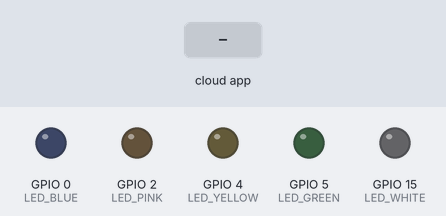
Recording of a sketch running on a simulated ESP8266 (NodeMCU). Shown: output pins drawn as LEDs (lit = HIGH). Inputs (shaded band) come from the test bench. WiFi joins after 1.5 s; servers stay silent unless stated; not simulated (calls return 0 or success): secrets.h; what the sketch prints to the serial monitor is not drawn.

Above: at 2.7 s.
2.8 s: the phone or cloud app sets yellow.lamp to 1
At 3.4 s:
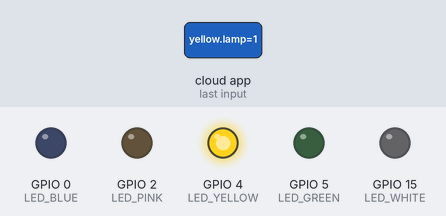
4.3 s: the phone or cloud app sets green.lamp to 1
At 4.6 s:
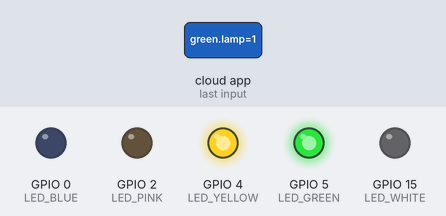
5.8 s: the phone or cloud app sets blue.lamp to 1
At 6.9 s:
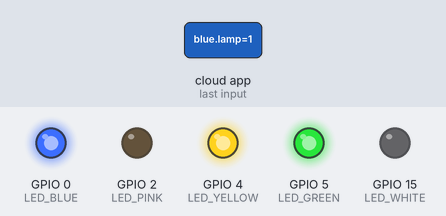
7.3 s: the phone or cloud app sets pink.lamp to 1
At 8.0 s:
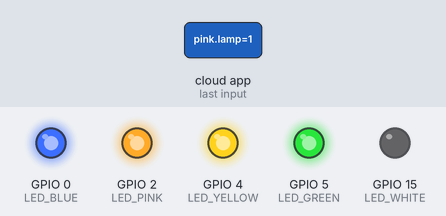
8.8 s: the phone or cloud app sets white.lamp to 1
At 9.2 s:
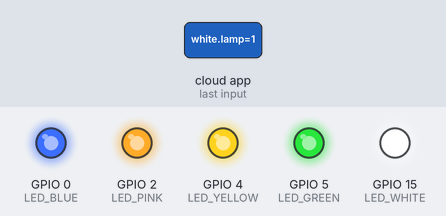
10.3 s: the phone or cloud app sets yellow.lamp to 0
At 11.5 s:
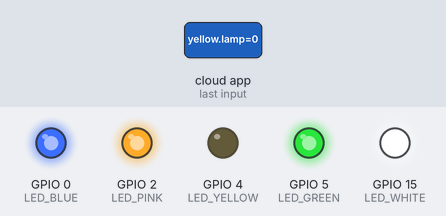
Timing chart, 0 to 12.8 s (numbered marks = the images above; inputs shaded):
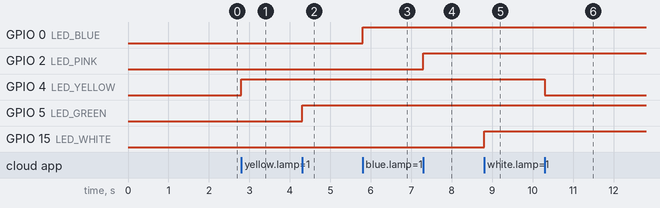

Measured:
- after the input at 2.8 s, GPIO 4 (LED_YELLOW): LOW → HIGH at once
- after the input at 4.3 s, GPIO 5 (LED_GREEN): LOW → HIGH at once
- after the input at 5.8 s, GPIO 0 (LED_BLUE): LOW → HIGH at once
- after the input at 7.3 s, GPIO 2 (LED_PINK): LOW → HIGH at once
- after the input at 8.8 s, GPIO 15 (LED_WHITE): LOW → HIGH at once
- after the input at 10.3 s, GPIO 4 (LED_YELLOW): HIGH → LOW at once

The sketch:

fauxmoESP_Basic.ino
```cpp
#include <Arduino.h>
#ifdef ESP32
    #include <WiFi.h>
#else
    #include <ESP8266WiFi.h>
#endif
#include "fauxmoESP.h"

// Rename the credentials.sample.h file to credentials.h and
// edit it according to your router configuration
#include "secrets.h"

fauxmoESP fauxmo;

// -----------------------------------------------------------------------------

#define SERIAL_BAUDRATE 115200

#define LED_YELLOW 4
#define LED_GREEN 5
#define LED_BLUE 0
#define LED_PINK 2
#define LED_WHITE 15

#define ID_YELLOW "yellow lamp"
#define ID_GREEN "green lamp"
#define ID_BLUE "blue lamp"
#define ID_PINK "pink lamp"
#define ID_WHITE "white lamp"

// -----------------------------------------------------------------------------

// -----------------------------------------------------------------------------
// Wifi
// -----------------------------------------------------------------------------

void wifiSetup()
{

    // Set WIFI module to STA mode
    WiFi.mode(WIFI_STA);

    // Connect
    Serial.printf("[WIFI] Connecting to %s ", WIFI_SSID);
    WiFi.begin(WIFI_SSID, WIFI_PASS);

    // Wait
    while (WiFi.status() != WL_CONNECTED)
    {
        Serial.print(".");
        delay(100);
    }
    Serial.println();

    // Connected!
    Serial.printf("[WIFI] STATION Mode, SSID: %s, IP address: %s\n", WiFi.SSID().c_str(), WiFi.localIP().toString().c_str());
}

void setup()
{

    // Init serial port and clean garbage
    Serial.begin(SERIAL_BAUDRATE);
    Serial.println();
    Serial.println();

    // LEDs
    pinMode(LED_YELLOW, OUTPUT);
    pinMode(LED_GREEN, OUTPUT);
    pinMode(LED_BLUE, OUTPUT);
    pinMode(LED_PINK, OUTPUT);
    pinMode(LED_WHITE, OUTPUT);
    digitalWrite(LED_YELLOW, LOW);
    digitalWrite(LED_GREEN, LOW);
    digitalWrite(LED_BLUE, LOW);
    digitalWrite(LED_PINK, LOW);
    digitalWrite(LED_WHITE, LOW);

    // Wifi
    wifiSetup();

    // By default, fauxmoESP creates it's own webserver on the defined port
    // The TCP port must be 80 for gen3 devices (default is 1901)
    // This has to be done before the call to enable()
    fauxmo.createServer(true); // not needed, this is the default value
    fauxmo.setPort(80);        // This is required for gen3 devices

    // You have to call enable(true) once you have a WiFi connection
    // You can enable or disable the library at any moment
    // Disabling it will prevent the devices from being discovered and switched
    fauxmo.enable(true);

    // You can use different ways to invoke alexa to modify the devices state:
    // "Alexa, turn yellow lamp on"
    // "Alexa, turn on yellow lamp
    // "Alexa, set yellow lamp to fifty" (50 means 50% of brightness, note, this example does not use this functionality)

    // Add virtual devices
    fauxmo.addDevice(ID_YELLOW);
    fauxmo.addDevice(ID_GREEN);
    fauxmo.addDevice(ID_BLUE);
    fauxmo.addDevice(ID_PINK);
    fauxmo.addDevice(ID_WHITE);

    fauxmo.onSetState([](unsigned char device_id, const char *device_name, bool state, unsigned char value)
                      {
                          // Callback when a command from Alexa is received.
                          // You can use device_id or device_name to choose the element to perform an action onto (relay, LED,...)
                          // State is a boolean (ON/OFF) and value a number from 0 to 255 (if you say "set kitchen light to 50%" you will receive a 128 here).
                          // Just remember not to delay too much here, this is a callback, exit as soon as possible.
                          // If you have to do something more involved here set a flag and process it in your main loop.

                          Serial.printf("[MAIN] Device #%d (%s) state: %s value: %d\n", device_id, device_name, state ? "ON" : "OFF", value);

                          // Checking for device_id is simpler if you are certain about the order they are loaded and it does not change.
                          // Otherwise comparing the device_name is safer.

                          if (strcmp(device_name, ID_YELLOW) == 0)
                          {
                              digitalWrite(LED_YELLOW, state ? HIGH : LOW);
                          }
                          else if (strcmp(device_name, ID_GREEN) == 0)
                          {
                              digitalWrite(LED_GREEN, state ? HIGH : LOW);
                          }
                          else if (strcmp(device_name, ID_BLUE) == 0)
                          {
                              digitalWrite(LED_BLUE, state ? HIGH : LOW);
                          }
                          else if (strcmp(device_name, ID_PINK) == 0)
                          {
                              digitalWrite(LED_PINK, state ? HIGH : LOW);
                          }
                          else if (strcmp(device_name, ID_WHITE) == 0)
                          {
                              digitalWrite(LED_WHITE, state ? HIGH : LOW);
                          }
                      });
}

void loop()
{

    // fauxmoESP uses an async TCP server but a sync UDP server
    // Therefore, we have to manually poll for UDP packets
    fauxmo.handle();

    // This is a sample code to output free heap every 5 seconds
    // This is a cheap way to detect memory leaks
    static unsigned long last = millis();
    if (millis() - last > 5000)
    {
        last = millis();
        Serial.printf("[MAIN] Free heap: %d bytes\n", ESP.getFreeHeap());
    }

    // If your device state is changed by any other means (MQTT, physical button,...)
    // you can instruct the library to report the new state to Alexa on next request:
    // fauxmo.setState(ID_YELLOW, true, 255);
}
```
